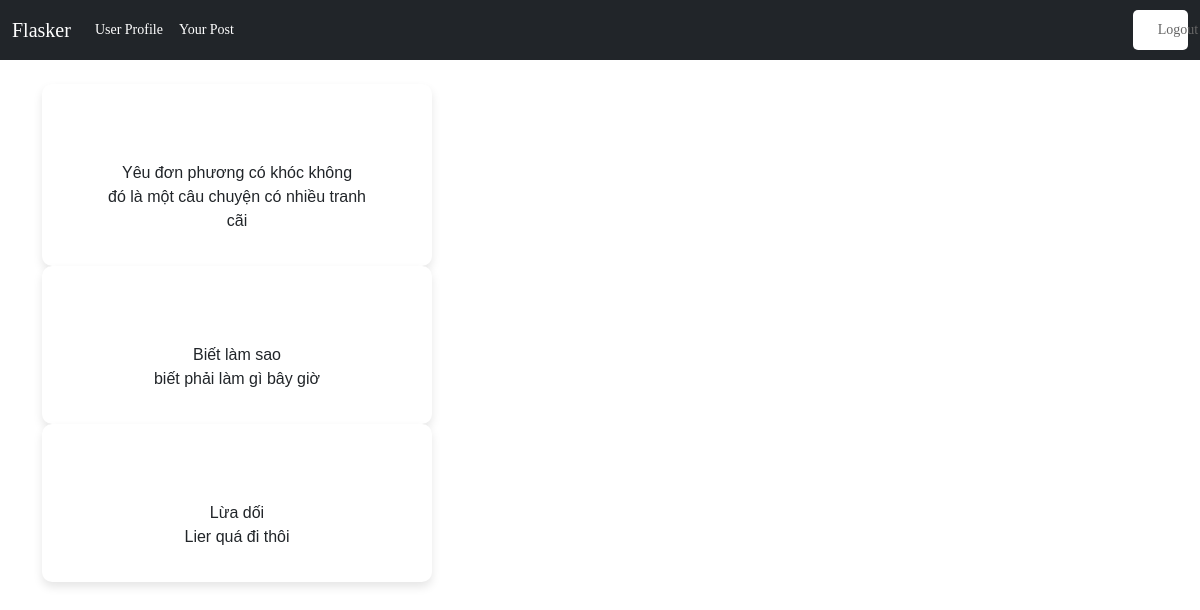
/user/posts (signed in), run on the app's committed database.
### app.py (models this page shows, shortened)
class Post(UserMixin,db.Model):
    id = db.Column(db.Integer, primary_key=True)
    user_id = db.Column(db.Integer, ForeignKey('user.id'))
    blog_name = db.Column(db.String(255), nullable=False, )
    content = db.Column(db.String(100), nullable=False, unique = True)
    date_create = db.Column(db.Date(), default=datetime.utcnow)

### app.py (the view)
@app.route('/user/posts')
@login_required
def show_post():
    if current_user.is_authenticated:
        posts = Post.query.filter_by(user_id=current_user.id)
    return render_template('user/posts.html', posts=posts)

### app.py (called while the page is built)
@login_manager.user_loader
def load_user(id):
        return User.query.get(int(id))

### templates/user/posts.html
{% extends "base.html" %}
{% block content %}
<div class="row row-cols-3">
    <div class="grid text-center">
        {% for post in posts%}
        <div class="g-col-6 g-col-md-4">
            <div class="wrap-login100">
                <span>{{post.blog_name}}</span>
                <br>
                <span>{{post.content}}</span>
            </div>
        </div>
        {% endfor %}
    </div>
</div>
{% endblock content%}

### static/css/style.css (style rules this page uses)
* { margin: 0; padding: 0; box-sizing: border-box }
body,html { height: 100%; font-family: Poppins-Regular,sans-serif }
.wrap-login100 { width: 390px; background: #fff; border-radius: 10px; overflow: hidden; padding: 77px 55px 33px; box-shadow: 0 5px 10px 0 rgba(0,0,0,.1); -moz-box-shadow: 0 5px 10px 0 rgba(0,0,0,.1); -webkit-box-shadow: 0 5px 10px 0 rgba(0,0,0,.1); -o-box-shadow: 0 5px 10px 0 rgba(0,0,0,.1); -ms-box-shadow: 0 5px 10px 0 rgba(0,0,0,.1) }

### data on the page
Post: blog_name "Yêu đơn phương có khóc không", content "đó là một câu chuyện có nhiều tranh cãi"
Post: blog_name "Biết làm sao", content "biết phải làm gì bây giờ"
Post: blog_name "Lừa dối", content "Lier quá đi thôi"
